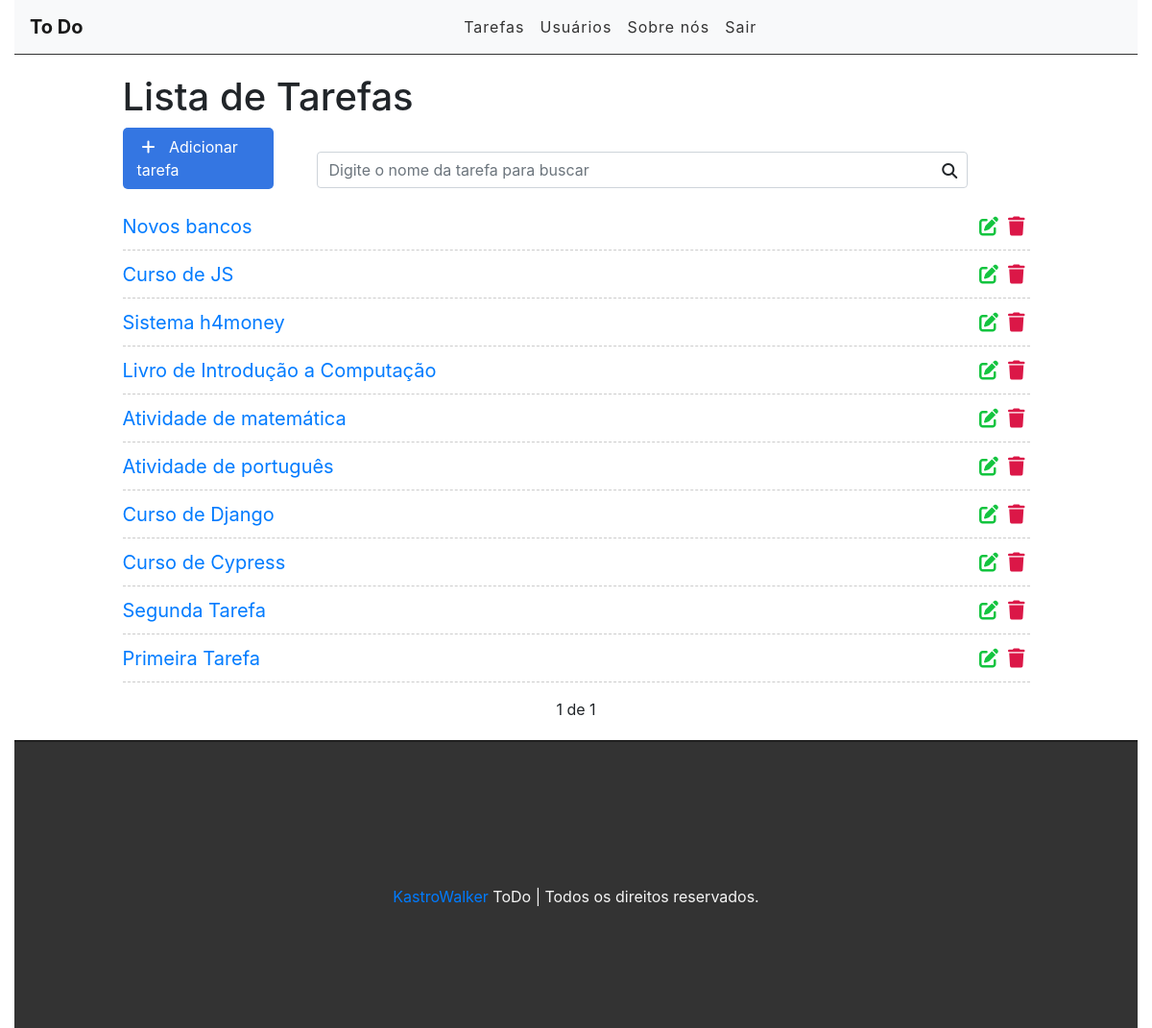
Before: / (signed in) with the older database file.
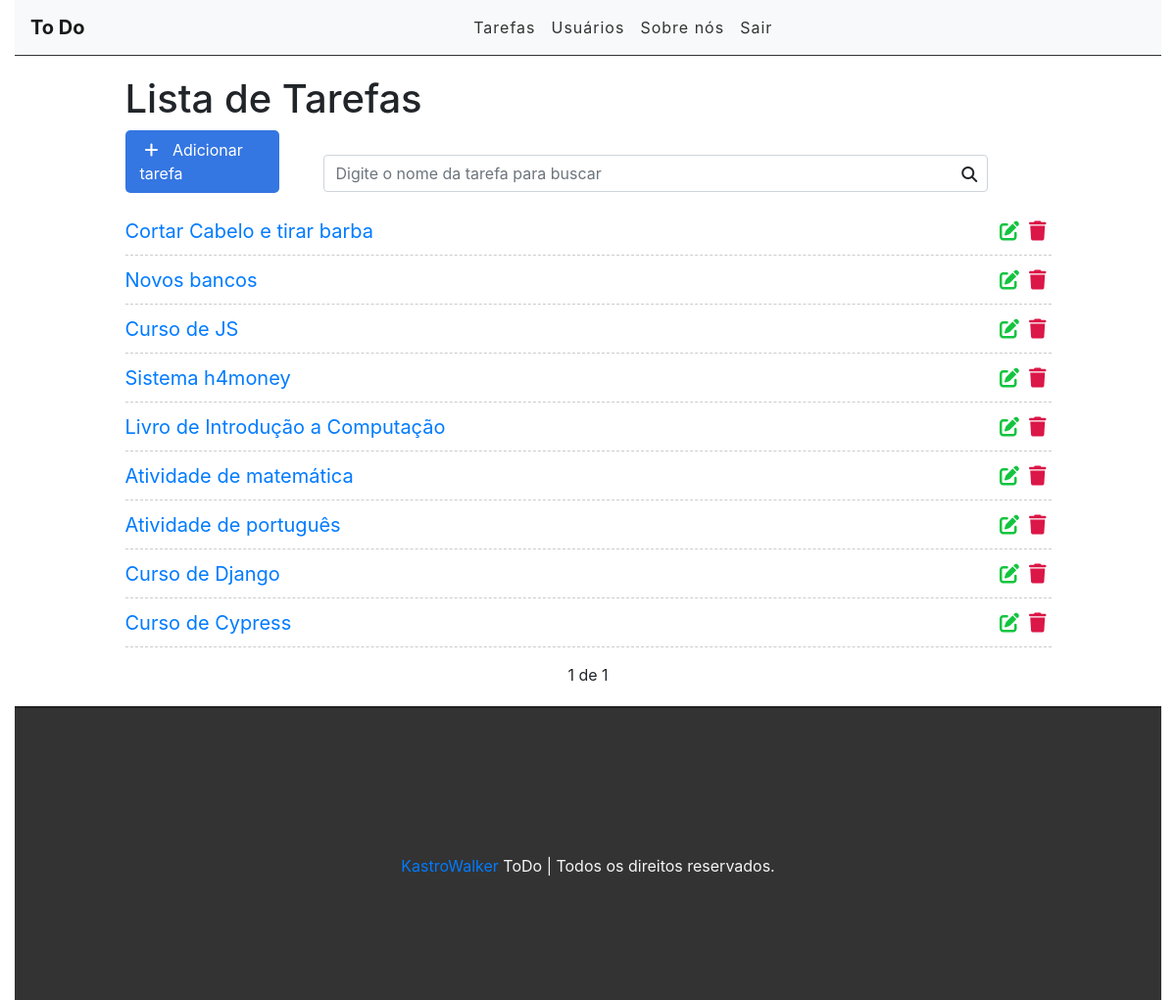
After: the same page with the newer database file.
### tasks/models.py (models this page shows, shortened)
class Task(models.Model):
    STATUS = (
        ('doing', 'Doing'),
        ('done', 'Done'),
    )
    title = models.CharField(max_length=255)
    description = models.TextField()
    done = models.CharField(
        max_length = 5,
        choices = STATUS,
    )
    created_at = models.DateTimeField(auto_now_add=True)
    update_at = models.DateTimeField(auto_now=True)

### tasks/views.py (the view)
# urls.py: path('', views.taskList, name='task-list'),
@login_required
def taskList(request):
    search = request.GET.get('search')
    if search:
        tasks = Task.objects.filter(title__icontains=search)
    else:
        tasks_list = Task.objects.all().order_by('-created_at')
        paginator = Paginator(tasks_list, 10)
        page = request.GET.get('page')
        tasks = paginator.get_page(page)
    return render(request, 'tasks/list.html', {'tasks': tasks})

### tasks/templates/tasks/list.html (shortened to what this page needs)
{% extends 'base.html' %}
{% block content %}
<div class="offset-1 col-10 list-div">
    <h1>Lista de Tarefas</h1>
    <a id="add-link" href="newtask/">
        <div class="col-2 add-div">
            <i class="fas fa-plus"></i> Adicionar tarefa
        </div>
    </a>
    <div class="col-9 search-div">
        <form method="GET" id="search-form">
            <input type="text" id="search" name="search" class="form-control" value="{{ request.GET.search }}" placeholder="Digite o nome da tarefa para buscar">
            <i class="fas fa-search" id="search-btn"></i>
        </form>
    </div>
    <ul class="task-list">
        {% for task in tasks %}
        <li class="task-item">
            <span>
                <a href="/task/{{task.id}}">{{task.title}}</a>
            </span>
            <a href="delete/{{task.id}}" class="delete-btn">
                <span>
                    <i class="fas fa-trash"></i>
                </span>
            </a>
            <a href="edit/{{task.id}}">
                <span>
                    <i class="fas fa-edit"></i>
                </span>
            </a>
        </li>
        {% endfor %}
    </ul>
    <div class="pagination">
        <span class="step-links">
            {% if tasks.paginator.num_pages %}
            <span class="current">
                {{ tasks.number }} de {{ tasks.paginator.num_pages }}
            </span>
            {% endif %}
        </span>
    </div>
</div>
{% endblock %}

### tasks/templates/base.html (shortened to what this page needs)
{% load static %}
<!DOCTYPE html>
<html lang="en">
<head>
    <link rel="stylesheet" href="{% static 'css/styles.css' %}">
    <link rel="stylesheet" href="https://stackpath.bootstrapcdn.com/bootstrap/4.4.1/css/bootstrap.min.css"
>
    <link href="https://use.fontawesome.com/releases/v5.7.2/css/all.css" rel="stylesheet">
</head>
<body>
    <div class="container-fluid">
        <nav class="navbar navbar-expand-lg navbar-light bg-light">
            <a class="navbar-brand" href="/">To Do</a>
            <div class="collapse navbar-collapse" id="navbarSupportedContent">
                <ul class="navbar-nav mr-auto">
                    {% if user.is_authenticated %}
                    <li class="nav-item">
                        <a class="nav-link" href="/">Tarefas</a>
                    </li>
                    <li class="nav-item">
                        <a class="nav-link" href="#">Usuários</a>
                    </li>
                    {% else %}
                    <li class="nav-item">
                        <a class="nav-link" href="/accounts/login">Entrar</a>
                    </li>
                    {% endif %}
                    <li class="nav-item">
                        <a class="nav-link" href="#">Sobre nós</a>
                    </li>
                    {% if user.is_authenticated %}
                    <li class="nav-item">
                        <a class="nav-link" href="/accounts/logout">Sair</a>
                    </li>
                    {% endif %}
                </ul>
            </div>
        </nav>
        {% block content %}{% endblock %}
        <footer>
            <p><a href="https://kastrowalker.github.io">KastroWalker</a> ToDo | Todos os direitos reservados.</p>
        </footer>
    </div>
</body>
</html>

### tasks/static/css/styles.css (style rules this page uses)
.container-fluid { padding: 0; }
.navbar { border-bottom: 1px solid #333; margin-bottom: 20px; }
.navbar-nav { margin: auto; }
.navbar-brand { font-weight: bold; }
.navbar-light .navbar-nav a.nav-link { color: #333; letter-spacing: 1px; }
#add-link { text-decoration: none; }
.add-div { background-color: #3476e2; cursor: pointer; display: inline-block; color: #fff; padding: 8px; border-radius: 5px; margin-right: 25px; }
.fas.fa-plus { color: #fff; margin-right: 10px; margin-left: 5px; }
.fas.fa-search { position: absolute; top: 12px; right: 26px; cursor: pointer; }
.search-div { padding: 0px; margin-top: 15px; margin-bottom: 15px; display: inline-block; }
.list-div { padding: 0; }
.task-list { padding-left: 0; }
.task-item { list-style: none; font-size: 20px; height: 50px; padding-top: 10px; border-bottom: 1px dashed #ccc; }
.fas.fa-trash, .fas.fa-edit { cursor: pointer; margin: 5px; font-size: 20px; float: right; }
.fas.fa-trash { color: #db1747; }
.fas.fa-edit { color: #13c43f; }
footer { background-color: #333; height: 300px; border-top: 2px solid #202020; }
footer p { color: #f5f5f5; text-align: center; top: 50%; position: relative; }
.pagination { margin-bottom: 20px; }
.step-links { position: relative; margin-left: auto; margin-right: auto; }
.step-links .current { margin-left: 5px; margin-right: 5px; }

Changed rows visible on the page:
removed Task: title "Segunda Tarefa"
removed Task: title "Primeira Tarefa"
added Task: title "Cortar Cabelo e tirar barba"
